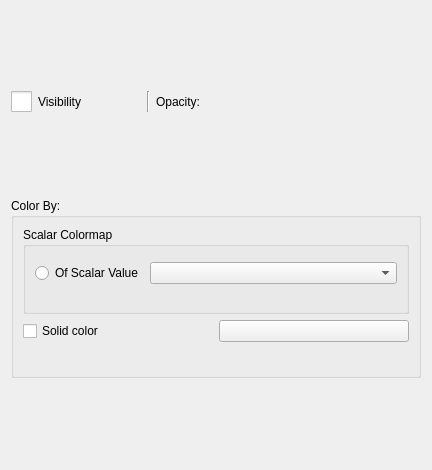
<?xml version="1.0" encoding="UTF-8"?>
<ui version="4.0">
 <class>qSlicerSpatialObjectsWidget</class>
 <widget class="qSlicerWidget" name="qSlicerSpatialObjectsWidget">
  <property name="geometry">
   <rect>
    <x>0</x>
    <y>0</y>
    <width>432</width>
    <height>470</height>
   </rect>
  </property>
  <property name="sizePolicy">
   <sizepolicy hsizetype="Preferred" vsizetype="Ignored">
    <horstretch>0</horstretch>
    <verstretch>0</verstretch>
   </sizepolicy>
  </property>
  <property name="windowTitle">
   <string>Form</string>
  </property>
  <layout class="QGridLayout" name="gridLayout">
   <item row="0" column="0">
    <widget class="QCheckBox" name="VisibilityCheckBox">
     <property name="styleSheet">
      <string notr="true">QCheckBox::indicator {
     width: 21px;
     height: 21px;
 }

 QCheckBox::indicator:checked {
     image: url(:/Icons/Medium/SlicerVisible.png);
 }
QCheckBox::indicator:unchecked {
     image: url(:/Icons/Medium/SlicerInvisible.png);
 }</string>
     </property>
     <property name="text">
      <string>Visibility</string>
     </property>
     <property name="autoExclusive">
      <bool>true</bool>
     </property>
    </widget>
   </item>
   <item row="0" column="2">
    <widget class="QLabel" name="OpacityLabel">
     <property name="enabled">
      <bool>true</bool>
     </property>
     <property name="font">
      <font>
       <weight>50</weight>
       <bold>false</bold>
      </font>
     </property>
     <property name="text">
      <string>Opacity:</string>
     </property>
    </widget>
   </item>
   <item row="1" column="0" colspan="4">
    <widget class="QGroupBox" name="GroupBox_ColorBy">
     <property name="sizePolicy">
      <sizepolicy hsizetype="Expanding" vsizetype="Fixed">
       <horstretch>0</horstretch>
       <verstretch>0</verstretch>
      </sizepolicy>
     </property>
     <property name="font">
      <font>
       <weight>50</weight>
       <bold>false</bold>
      </font>
     </property>
     <property name="title">
      <string>Color By:</string>
     </property>
     <property name="flat">
      <bool>true</bool>
     </property>
     <layout class="QVBoxLayout" name="verticalLayout_3">
      <item>
       <widget class="QGroupBox" name="GroupBox_ColorByScalars">
        <property name="sizePolicy">
         <sizepolicy hsizetype="Preferred" vsizetype="Preferred">
          <horstretch>0</horstretch>
          <verstretch>0</verstretch>
         </sizepolicy>
        </property>
        <property name="title">
         <string>Scalar Colormap</string>
        </property>
        <property name="flat">
         <bool>false</bool>
        </property>
        <layout class="QVBoxLayout" name="verticalLayout_2">
         <item>
          <widget class="qMRMLColorTableComboBox" name="ColorByScalarsColorTableComboBox" native="true">
           <property name="enabled">
            <bool>true</bool>
           </property>
           <property name="renameEnabled" stdset="0">
            <bool>false</bool>
           </property>
          </widget>
         </item>
         <item>
          <layout class="QHBoxLayout" name="Layout_ScalarPropertySelect">
           <item>
            <widget class="QRadioButton" name="ColorByScalarRadioButton">
             <property name="sizePolicy">
              <sizepolicy hsizetype="Minimum" vsizetype="Fixed">
               <horstretch>0</horstretch>
               <verstretch>0</verstretch>
              </sizepolicy>
             </property>
             <property name="text">
              <string>Of Scalar Value</string>
             </property>
             <attribute name="buttonGroup">
              <string>buttonGroup</string>
             </attribute>
            </widget>
           </item>
           <item>
            <widget class="ctkVTKDataSetArrayComboBox" name="ColorByScalarComboBox">
             <property name="sizePolicy">
              <sizepolicy hsizetype="MinimumExpanding" vsizetype="Fixed">
               <horstretch>0</horstretch>
               <verstretch>0</verstretch>
              </sizepolicy>
             </property>
            </widget>
           </item>
          </layout>
         </item>
         <item>
          <widget class="ctkRangeWidget" name="ScalarRangeWidget" native="true"/>
         </item>
         <item>
          <widget class="qMRMLRangeWidget" name="ColorByScalarInvariantDisplayRange" native="true">
           <property name="enabled">
            <bool>false</bool>
           </property>
           <property name="sizePolicy">
            <sizepolicy hsizetype="Fixed" vsizetype="Fixed">
             <horstretch>0</horstretch>
             <verstretch>0</verstretch>
            </sizepolicy>
           </property>
           <property name="maximumSize">
            <size>
             <width>16777215</width>
             <height>0</height>
            </size>
           </property>
          </widget>
         </item>
         <item>
          <widget class="QLabel" name="ScalarRangeLabel">
           <property name="enabled">
            <bool>false</bool>
           </property>
           <property name="maximumSize">
            <size>
             <width>16777215</width>
             <height>0</height>
            </size>
           </property>
           <property name="text">
            <string>Set range:</string>
           </property>
          </widget>
         </item>
        </layout>
       </widget>
      </item>
      <item>
       <layout class="QHBoxLayout" name="Layout_SolidColorSelector">
        <item>
         <widget class="QCheckBox" name="ColorBySolidColorCheckBox">
          <property name="text">
           <string>Solid color</string>
          </property>
          <property name="autoExclusive">
           <bool>true</bool>
          </property>
          <attribute name="buttonGroup">
           <string>buttonGroup</string>
          </attribute>
         </widget>
        </item>
        <item>
         <widget class="ctkColorPickerButton" name="ColorBySolidColorPicker"/>
        </item>
       </layout>
      </item>
      <item>
       <widget class="ctkCollapsibleGroupBox" name="MaterialPropertyGroupBox" native="true">
        <property name="title" stdset="0">
         <string>&amp;Material Properties</string>
        </property>
        <property name="collapsed" stdset="0">
         <bool>false</bool>
        </property>
        <layout class="QVBoxLayout" name="verticalLayout">
         <item>
          <widget class="ctkMaterialPropertyWidget" name="MaterialPropertyWidget" native="true"/>
         </item>
        </layout>
       </widget>
      </item>
     </layout>
    </widget>
   </item>
   <item row="0" column="1">
    <widget class="Line" name="line">
     <property name="orientation">
      <enum>Qt::Vertical</enum>
     </property>
    </widget>
   </item>
   <item row="0" column="3">
    <widget class="ctkSliderWidget" name="OpacitySlider" native="true">
     <property name="enabled">
      <bool>true</bool>
     </property>
     <property name="singleStep" stdset="0">
      <double>0.100000000000000</double>
     </property>
     <property name="maximum" stdset="0">
      <double>1.000000000000000</double>
     </property>
    </widget>
   </item>
  </layout>
 </widget>
 <customwidgets>
  <customwidget>
   <class>qSlicerWidget</class>
   <extends>QWidget</extends>
   <header>qSlicerWidget.h</header>
   <container>1</container>
  </customwidget>
  <customwidget>
   <class>ctkSliderWidget</class>
   <extends>QWidget</extends>
   <header>ctkSliderWidget.h</header>
  </customwidget>
  <customwidget>
   <class>qMRMLNodeComboBox</class>
   <extends>QWidget</extends>
   <header>qMRMLNodeComboBox.h</header>
  </customwidget>
  <customwidget>
   <class>ctkVTKDataSetArrayComboBox</class>
   <extends>QComboBox</extends>
   <header>ctkVTKDataSetArrayComboBox.h</header>
  </customwidget>
  <customwidget>
   <class>ctkColorPickerButton</class>
   <extends>QPushButton</extends>
   <header>ctkColorPickerButton.h</header>
  </customwidget>
  <customwidget>
   <class>ctkRangeWidget</class>
   <extends>QWidget</extends>
   <header>ctkRangeWidget.h</header>
  </customwidget>
  <customwidget>
   <class>qMRMLColorTableComboBox</class>
   <extends>qMRMLNodeComboBox</extends>
   <header>qMRMLColorTableComboBox.h</header>
  </customwidget>
  <customwidget>
   <class>qMRMLRangeWidget</class>
   <extends>ctkRangeWidget</extends>
   <header>qMRMLRangeWidget.h</header>
  </customwidget>
  <customwidget>
   <class>ctkCollapsibleGroupBox</class>
   <extends>QWidget</extends>
   <header>ctkCollapsibleGroupBox.h</header>
  </customwidget>
  <customwidget>
   <class>ctkMaterialPropertyWidget</class>
   <extends>QWidget</extends>
   <header>ctkMaterialPropertyWidget.h</header>
  </customwidget>
 </customwidgets>
 <tabstops>
  <tabstop>VisibilityCheckBox</tabstop>
  <tabstop>ColorByScalarRadioButton</tabstop>
  <tabstop>ColorByScalarComboBox</tabstop>
  <tabstop>ColorBySolidColorCheckBox</tabstop>
  <tabstop>ColorBySolidColorPicker</tabstop>
 </tabstops>
 <resources/>
 <connections>
  <connection>
   <sender>qSlicerSpatialObjectsWidget</sender>
   <signal>mrmlSceneChanged(vtkMRMLScene*)</signal>
   <receiver>ColorByScalarsColorTableComboBox</receiver>
   <slot>setMRMLScene(vtkMRMLScene*)</slot>
   <hints>
    <hint type="sourcelabel">
     <x>182</x>
     <y>121</y>
    </hint>
    <hint type="destinationlabel">
     <x>296</x>
     <y>198</y>
    </hint>
   </hints>
  </connection>
  <connection>
   <sender>VisibilityCheckBox</sender>
   <signal>toggled(bool)</signal>
   <receiver>OpacitySlider</receiver>
   <slot>setEnabled(bool)</slot>
   <hints>
    <hint type="sourcelabel">
     <x>61</x>
     <y>75</y>
    </hint>
    <hint type="destinationlabel">
     <x>419</x>
     <y>77</y>
    </hint>
   </hints>
  </connection>
 </connections>
 <buttongroups>
  <buttongroup name="buttonGroup"/>
 </buttongroups>
</ui>
